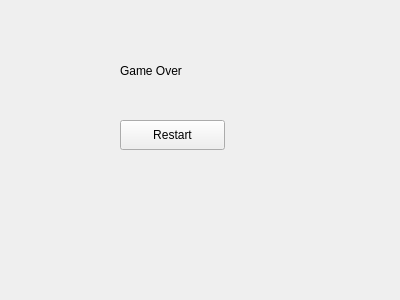
<?xml version="1.0" encoding="UTF-8"?>
<ui version="4.0">
 <class>GameOverWidget</class>
 <widget class="QWidget" name="GameOverWidget">
  <property name="geometry">
   <rect>
    <x>0</x>
    <y>0</y>
    <width>400</width>
    <height>300</height>
   </rect>
  </property>
  <property name="windowTitle">
   <string>Form</string>
  </property>
  <widget class="QPushButton" name="pushButton">
   <property name="geometry">
    <rect>
     <x>120</x>
     <y>120</y>
     <width>105</width>
     <height>30</height>
    </rect>
   </property>
   <property name="text">
    <string>Restart</string>
   </property>
  </widget>
  <widget class="QLabel" name="label">
   <property name="geometry">
    <rect>
     <x>120</x>
     <y>50</y>
     <width>121</width>
     <height>41</height>
    </rect>
   </property>
   <property name="text">
    <string>Game Over</string>
   </property>
  </widget>
 </widget>
 <resources/>
 <connections/>
</ui>
